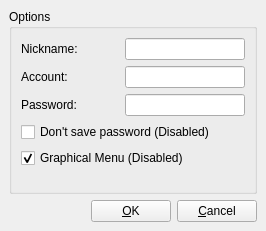
<ui version="4.0" >
 <class>CRCLogin</class>
 <widget class="QMainWindow" name="CRCLogin" >
  <property name="geometry" >
   <rect>
    <x>0</x>
    <y>0</y>
    <width>266</width>
    <height>231</height>
   </rect>
  </property>
  <property name="windowTitle" >
   <string>RemoteControl - Login</string>
  </property>
  <property name="windowIcon" >
   <iconset resource="resource.qrc" >:/RC/remotecontrol.png</iconset>
  </property>
  <property name="styleSheet" >
   <string/>
  </property>
  <widget class="QWidget" name="centralwidget" >
   <layout class="QGridLayout" >
    <property name="margin" >
     <number>9</number>
    </property>
    <property name="spacing" >
     <number>6</number>
    </property>
    <item row="1" column="0" >
     <layout class="QHBoxLayout" >
      <property name="margin" >
       <number>0</number>
      </property>
      <property name="spacing" >
       <number>6</number>
      </property>
      <item>
       <spacer>
        <property name="orientation" >
         <enum>Qt::Horizontal</enum>
        </property>
        <property name="sizeType" >
         <enum>QSizePolicy::Expanding</enum>
        </property>
        <property name="sizeHint" >
         <size>
          <width>60</width>
          <height>20</height>
         </size>
        </property>
       </spacer>
      </item>
      <item>
       <widget class="QPushButton" name="BConnect" >
        <property name="sizePolicy" >
         <sizepolicy>
          <hsizetype>0</hsizetype>
          <vsizetype>0</vsizetype>
          <horstretch>0</horstretch>
          <verstretch>0</verstretch>
         </sizepolicy>
        </property>
        <property name="text" >
         <string>&amp;OK</string>
        </property>
       </widget>
      </item>
      <item>
       <widget class="QPushButton" name="BCancel" >
        <property name="sizePolicy" >
         <sizepolicy>
          <hsizetype>0</hsizetype>
          <vsizetype>0</vsizetype>
          <horstretch>0</horstretch>
          <verstretch>0</verstretch>
         </sizepolicy>
        </property>
        <property name="text" >
         <string>&amp;Cancel</string>
        </property>
       </widget>
      </item>
     </layout>
    </item>
    <item row="0" column="0" >
     <widget class="QGroupBox" name="groupBox" >
      <property name="sizePolicy" >
       <sizepolicy>
        <hsizetype>5</hsizetype>
        <vsizetype>5</vsizetype>
        <horstretch>0</horstretch>
        <verstretch>0</verstretch>
       </sizepolicy>
      </property>
      <property name="title" >
       <string>Options</string>
      </property>
      <layout class="QGridLayout" >
       <property name="margin" >
        <number>9</number>
       </property>
       <property name="spacing" >
        <number>6</number>
       </property>
       <item row="0" column="0" >
        <layout class="QGridLayout" >
         <property name="margin" >
          <number>0</number>
         </property>
         <property name="spacing" >
          <number>6</number>
         </property>
         <item row="1" column="2" >
          <widget class="QLineEdit" name="lAccount" />
         </item>
         <item row="0" column="1" >
          <spacer>
           <property name="orientation" >
            <enum>Qt::Horizontal</enum>
           </property>
           <property name="sizeType" >
            <enum>QSizePolicy::Fixed</enum>
           </property>
           <property name="sizeHint" >
            <size>
             <width>41</width>
             <height>20</height>
            </size>
           </property>
          </spacer>
         </item>
         <item row="0" column="2" >
          <widget class="QLineEdit" name="lNickname" />
         </item>
         <item row="0" column="0" >
          <widget class="QLabel" name="label" >
           <property name="sizePolicy" >
            <sizepolicy>
             <hsizetype>0</hsizetype>
             <vsizetype>0</vsizetype>
             <horstretch>0</horstretch>
             <verstretch>0</verstretch>
            </sizepolicy>
           </property>
           <property name="text" >
            <string>Nickname:</string>
           </property>
          </widget>
         </item>
         <item row="2" column="2" >
          <widget class="QLineEdit" name="lPassword" >
           <property name="echoMode" >
            <enum>QLineEdit::Password</enum>
           </property>
          </widget>
         </item>
         <item row="1" column="0" >
          <widget class="QLabel" name="label_2" >
           <property name="sizePolicy" >
            <sizepolicy>
             <hsizetype>0</hsizetype>
             <vsizetype>0</vsizetype>
             <horstretch>0</horstretch>
             <verstretch>0</verstretch>
            </sizepolicy>
           </property>
           <property name="text" >
            <string>Account:</string>
           </property>
          </widget>
         </item>
         <item row="2" column="0" >
          <widget class="QLabel" name="label_3" >
           <property name="sizePolicy" >
            <sizepolicy>
             <hsizetype>0</hsizetype>
             <vsizetype>0</vsizetype>
             <horstretch>0</horstretch>
             <verstretch>0</verstretch>
            </sizepolicy>
           </property>
           <property name="text" >
            <string>Password:</string>
           </property>
          </widget>
         </item>
         <item row="1" column="1" >
          <spacer>
           <property name="orientation" >
            <enum>Qt::Horizontal</enum>
           </property>
           <property name="sizeType" >
            <enum>QSizePolicy::Fixed</enum>
           </property>
           <property name="sizeHint" >
            <size>
             <width>40</width>
             <height>20</height>
            </size>
           </property>
          </spacer>
         </item>
         <item row="2" column="1" >
          <spacer>
           <property name="orientation" >
            <enum>Qt::Horizontal</enum>
           </property>
           <property name="sizeType" >
            <enum>QSizePolicy::Fixed</enum>
           </property>
           <property name="sizeHint" >
            <size>
             <width>40</width>
             <height>20</height>
            </size>
           </property>
          </spacer>
         </item>
        </layout>
       </item>
       <item row="1" column="0" >
        <widget class="QCheckBox" name="checkBox" >
         <property name="text" >
          <string>Don't save password (Disabled)</string>
         </property>
        </widget>
       </item>
       <item row="2" column="0" >
        <widget class="QCheckBox" name="checkBox_2" >
         <property name="text" >
          <string>Graphical Menu (Disabled)</string>
         </property>
         <property name="checkable" >
          <bool>true</bool>
         </property>
         <property name="checked" >
          <bool>true</bool>
         </property>
        </widget>
       </item>
       <item row="3" column="0" >
        <spacer>
         <property name="orientation" >
          <enum>Qt::Vertical</enum>
         </property>
         <property name="sizeHint" >
          <size>
           <width>20</width>
           <height>40</height>
          </size>
         </property>
        </spacer>
       </item>
      </layout>
     </widget>
    </item>
   </layout>
  </widget>
 </widget>
 <tabstops>
  <tabstop>lNickname</tabstop>
  <tabstop>lAccount</tabstop>
  <tabstop>lPassword</tabstop>
  <tabstop>checkBox</tabstop>
  <tabstop>checkBox_2</tabstop>
  <tabstop>BConnect</tabstop>
  <tabstop>BCancel</tabstop>
 </tabstops>
 <resources>
  <include location="resource.qrc" />
 </resources>
 <connections/>
</ui>
